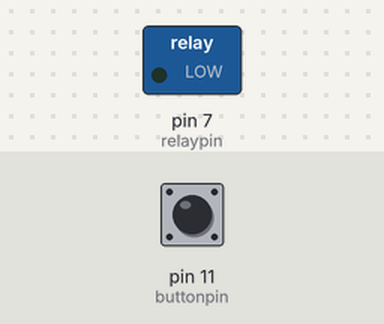
The sketch below on a simulated Arduino Uno, built with avr-gcc and run on an emulated ATmega328P. Shown: switched loads named in the sketch (green lamp = pin HIGH). Dashed ring = blinking. The test bench sets the inputs (shaded band); at power-on: pin 11 (buttonpin) HIGH.

Above: at 1.2 s.
1.3 s: pin 11 (buttonpin) pulled LOW for 0.15 s
At 2.6 s:
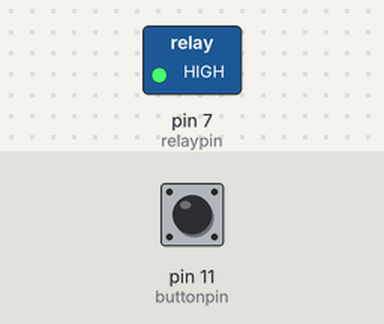
2.9 s: pin 11 (buttonpin) pulled LOW for 3.2 s
At 3.06 s:
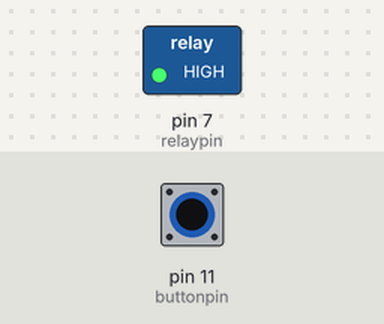
Timing chart, 0 to 7.6 s (numbered marks = the images above; inputs shaded):
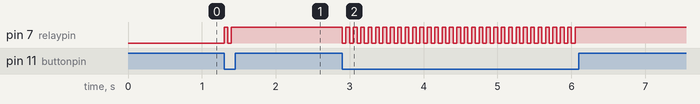

Measured:
- after the input at 1.3 s, pin 7 (relaypin): LOW → HIGH at once, → LOW 0.05 s later, → HIGH 0.05 s later
- after the input at 2.9 s, pin 7 (relaypin): alternates HIGH for 0.05 s and LOW for 0.05 s, 64 changes in all, then stays HIGH, starting at once

The sketch:

relay.ino
```cpp
int relaypin=7;
int buttonpin=11;
int buttonstate;
//int prevstate=HIGH;
int relaystate=LOW;
void setup() {
  // put your setup code here, to run once:
pinMode(relaypin,OUTPUT);
pinMode(buttonpin,INPUT_PULLUP);
}

void loop() {
  // put your main code here, to run repeatedly:
  relaystate=digitalRead(relaypin);
buttonstate=digitalRead(buttonpin);
if(buttonstate==LOW ){
  relaystate=!relaystate;
  digitalWrite(relaypin,relaystate);
  //prevstate=buttonstate;
  delay(50);
}
}
```
